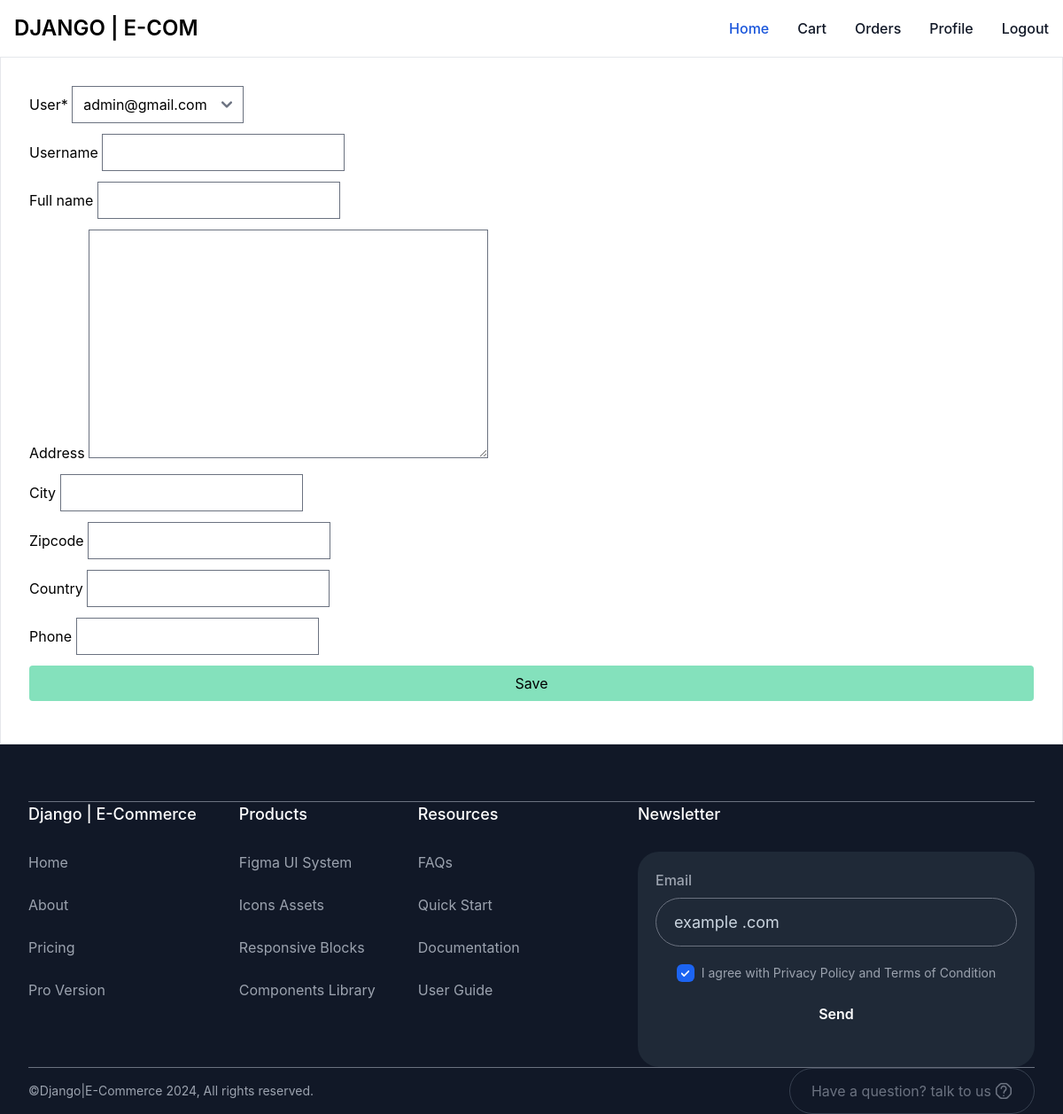
Before: /accounts/profile (signed in) with the older database file.
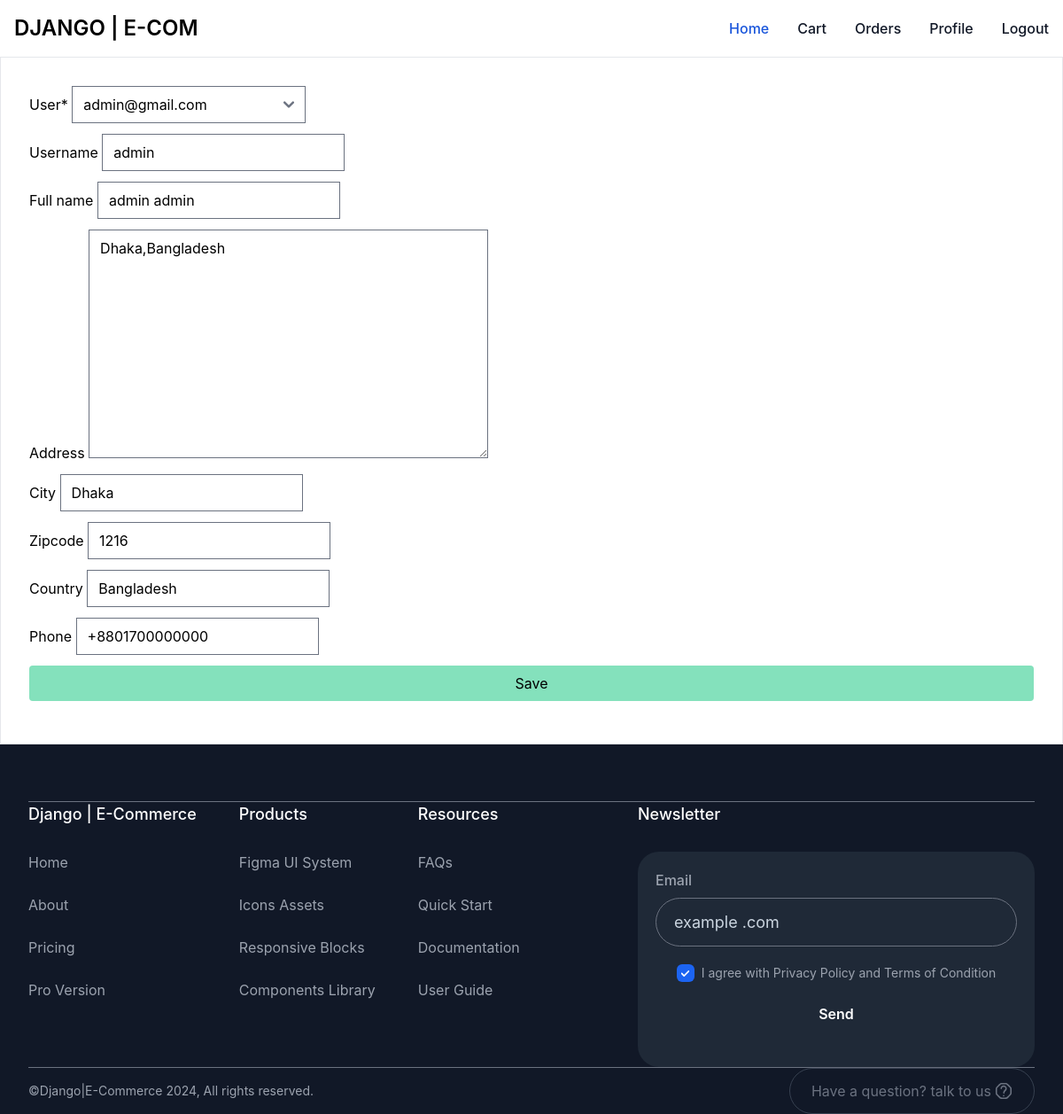
After: the same page with the newer database file.
### App_Account/models.py (models this page shows, shortened)
class Profile(models.Model):
    user=models.OneToOneField(User,on_delete=models.CASCADE,related_name='profile')
    username=models.CharField(max_length=264,blank=True)
    full_name=models.CharField( max_length=264,blank=True)
    address=models.TextField(max_length=300,blank=True)
    city=models.CharField( max_length=64,blank=True)
    zipcode=models.CharField( max_length=64,blank=True)
    country=models.CharField( max_length=64,blank=True)
    phone=models.CharField( max_length=20,blank=True)
    date_join=models.DateTimeField(auto_now_add=True)

### App_Account/views.py (the view)
# urls.py: path("profile",views.user_profile,name="profile")
@login_required
def user_profile(request):
    profile=Profile.objects.get(user=request.user)
    form=ProfileForm(instance=profile)
    if request.method=="POST":
        form=ProfileForm(data=request.POST,instance=profile)
        if form.is_valid():
            form.save()
            form=ProfileForm(instance=profile)
    return render(request,'App_Account/change_profile.html',{'form':form})

### App_Account/forms.py
class ProfileForm(ModelForm):
    class Meta:
        model=Profile
        fields="__all__"
        exlude=('user')

### App_Account/models.py (called while the page is built)
    def __str__(self) :
        return str(self.email)

### templates/App_Account/change_profile.html (shortened to what this page needs)
{% extends "base.html" %}
<div>{% load tailwind_filters %} {% load crispy_forms_tags %}</div>
  {% block content %}
  <div class="p-3 border">
    <div class="p-5">
      <form method="POST">
        {% csrf_token %} {{form |crispy}}
        <button
          class="px-2 py-2 bg-green-300 w-full block rounded hover:bg-green-500"
          type="submit"
        >
          Save
        </button>
      </form>
    </div>
  </div>
  {% endblock content %}

### templates/base.html (shortened to what this page needs)
{% load static %}
<html lang="en">
  <head>
    <link
      href="https://unpkg.com/tailwindcss@^1.0/dist/tailwind.min.css"
      rel="stylesheet"
    />
    <link
      href="https://cdn.jsdelivr.net/npm/flowbite@2.4.1/dist/flowbite.min.css"
      rel="stylesheet"
    />
    <link rel="stylesheet" href="{% static 'css/main.css' %}" />
  </head>
  <body>
    <div>{% include "navbar.html" %}</div>
    <div>{% block content %} {% endblock content %}</div>
    <div>{% include "footer.html" %}</div>
  </body>
</html>

### templates/navbar.html (shortened to what this page needs)
{% block content %}
<nav class="sticky top-0 z-10 bg-white text-black">
  <div
    class="max-w-screen-xl flex flex-wrap items-center justify-between mx-auto p-4"
  >
    <a href="/" class="flex items-center space-x-3 rtl:space-x-reverse">
      <span
        class="self-center text-2xl font-semibold whitespace-nowrap uppercase"
      >
        Django | E-com
      </span>
    </a>
    <div class="hidden w-full md:block md:w-auto" id="navbar-default">
      <ul
        class="font-medium flex flex-col p-4 md:p-0 mt-4 border border-gray-100 rounded-lg bg-gray-50 md:flex-row md:space-x-8 rtl:space-x-reverse md:mt-0 md:border-0 md:bg-white"
      >
      {% if request.user.is_authenticated %}
      <li>
          <a
            href="{% url "App_Shop:home" %}"
            class="block py-2 px-3 text-white bg-blue-700 rounded md:bg-transparent md:text-blue-700 md:p-0"
            aria-current="page"
            >Home</a
          >
        </li>
        <li>
          <a
            href="{% url "App_Account:profile" %}"
            class="block py-2 px-3 text-gray-900 rounded hover:bg-gray-100 md:hover:bg-transparent md:border-0 md:hover:text-blue-700 md:p-0 dark:text-white md:dark:hover:text-blue-500"
            >Cart
          </a>
        </li>
        <li>
          <a
            href="{% url "App_Account:profile" %}"
            class="block py-2 px-3 text-gray-900 rounded hover:bg-gray-100 md:hover:bg-transparent md:border-0 md:hover:text-blue-700 md:p-0 dark:text-white md:dark:hover:text-blue-500"
            >Orders
          </a>
        </li>
        <li>
          <a
            href="{% url "App_Account:profile" %}"
            class="block py-2 px-3 text-gray-900 rounded hover:bg-gray-100 md:hover:bg-transparent md:border-0 md:hover:text-blue-700 md:p-0 dark:text-white md:dark:hover:text-blue-500"
            >Profile
          </a>
        </li>
        <li>
          <a
            href="{% url "App_Account:logout" %}"
            class="block py-2 px-3 text-gray-900 rounded hover:bg-gray-100 md:hover:bg-transparent md:border-0 md:hover:text-blue-700 md:p-0 dark:text-white md:dark:hover:text-blue-500 dark:hover:bg-gray-700"
            >Logout</a
          >
        </li>
      {% endif %}
      </ul>
    </div>
  </div>
</nav>
{% endblock content %}

### templates/footer.html (shortened to what this page needs)
<div>
  {% block content %}
  <div>
    <section class="pt-16 pb-7 bg-gray-900">
      <div class="mx-auto max-w-7xl px-4 sm:px-6 lg:px-8">
        <div
          class="flex flex-col sm:flex-row items-center justify-between pb-14 border-b border-gray-500 gap-8"
        >
        </div>
        <div
          class="py-14 flex flex-col lg:flex-row justify-between gap-8 border-b border-gray-500"
        >
          <div
            class="w-full max-lg:mx-auto flex flex-col sm:flex-row max-lg:items-center max-lg:justify-between gap-6 md:gap-12 lg:gap-24"
          >
            <div class="">
              <h6
                class="text-lg font-medium text-white mb-7 max-lg:text-center"
              >
                Django | E-Commerce
              </h6>
              <ul class="flex flex-col max-lg:items-center gap-6">
                <li>
                  <a
                    href="/"
                    class="text-base font-normal max-lg:text-center text-gray-400 whitespace-nowrap transition-all duration-300 hover:text-amber-400 focus-within:outline-0 focus-within:text-amber-400"
                    >Home</a
                  >
                </li>
                <li>
                  <a
                    href="/"
                    class="text-base font-normal max-lg:text-center text-gray-400 whitespace-nowrap transition-all duration-300 hover:text-amber-400 focus-within:outline-0 focus-within:text-amber-400"
                    >About</a
                  >
                </li>
                <li>
                  <a
                    href="/"
                    class="text-base font-normal max-lg:text-center text-gray-400 whitespace-nowrap transition-all duration-300 hover:text-amber-400 focus-within:outline-0 focus-within:text-amber-400"
                    >Pricing</a
                  >
                </li>
                <li>
                  <a
                    href="/"
                    class="text-base font-normal max-lg:text-center text-gray-400 whitespace-nowrap transition-all duration-300 hover:text-amber-400 focus-within:outline-0 focus-within:text-amber-400"
                    >Pro Version</a
                  >
                </li>
              </ul>
            </div>
            <div class="">
              <h6
                class="text-lg font-medium text-white mb-7 max-lg:text-center"
              >
                Products
              </h6>
              <ul class="flex flex-col gap-6 max-lg:items-center">
                <li>
                  <a
                    href="/"
                    class="text-base font-normal text-gray-400 whitespace-nowrap transition-all duration-300 hover:text-amber-400 focus-within:outline-0 focus-within:text-amber-400"
                    >Figma UI System</a
                  >
                </li>
                <li>
                  <a
                    href="/"
                    class="text-base font-normal text-gray-400 whitespace-nowrap transition-all duration-300 hover:text-amber-400 focus-within:outline-0 focus-within:text-amber-400"
                    >Icons Assets</a
                  >
                </li>
                <li>
                  <a
                    href="/"
                    class="text-base font-normal text-gray-400 whitespace-nowrap transition-all duration-300 hover:text-amber-400 focus-within:outline-0 focus-within:text-amber-400"
                    >Responsive Blocks</a
                  >
                </li>
                <li>
                  <a
                    href="/"
                    class="text-base font-normal text-gray-400 whitespace-nowrap transition-all duration-300 hover:text-amber-400 focus-within:outline-0 focus-within:text-amber-400"
                    >Components Library</a
                  >
                </li>
              </ul>
            </div>
            <div class="">
              <h6
                class="text-lg font-medium text-white mb-7 max-lg:text-center"
              >
                Resources
              </h6>
              <ul class="flex flex-col gap-6 max-lg:items-center">
                <li>
                  <a
                    href="/"
                    class="text-base font-normal text-gray-400 whitespace-nowrap transition-all duration-300 hover:text-amber-400 focus-within:outline-0 focus-within:text-amber-400"
                    >FAQs</a
                  >
                </li>
                <li>
                  <a
                    href="/"
                    class="text-base font-normal text-gray-400 whitespace-nowrap transition-all duration-300 hover:text-amber-400 focus-within:outline-0 focus-within:text-amber-400"
                    >Quick Start</a
                  >
                </li>
                <li>
                  <a
                    href="/"
                    class="text-base font-normal text-gray-400 whitespace-nowrap transition-all duration-300 hover:text-amber-400 focus-within:outline-0 focus-within:text-amber-400"
                    >Documentation</a
                  >
                </li>
                <li>
                  <a
                    href="/"
                    class="text-base font-normal text-gray-400 whitespace-nowrap transition-all duration-300 hover:text-amber-400 focus-within:outline-0 focus-within:text-amber-400"
                    >User Guide</a
                  >
                </li>
              </ul>
            </div>
          </div>
          <div class="w-full lg:max-w-md max-lg:mx-auto">
            <h6 class="text-lg font-medium text-white mb-7">Newsletter</h6>
            <div class="bg-gray-800 rounded-3xl p-5">
              <form action="#" class="flex flex-col gap-5">
                <div class="relative">
                  <label
                    class="flex items-center mb-2 text-gray-400 text-base font-medium"
                    >Email
                  </label>
                  <input
                    type="text"
                    id="default-search"
                    class="block w-full px-5 py-3 text-lg font-normal shadow-xs text-white bg-transparent border border-gray-400 rounded-full placeholder-gray-400 focus:outline-none leading-relaxed focus-within:border-gray-300"
                    placeholder="example .com"
                    required=""
                  />
                </div>
                <div
                  class="flex flex-col min-[540px]:flex-row items-center justify-between gap-3"
                >
                  <div class="flex items-start black">
                    <input
                      id="checked-checkbox"
                      type="checkbox"
                      value=""
                      class="w-5 h-5 aspect-square appearance-none cursor-pointer border border-gray-600 bg-transparent rounded-md mr-2 hover:border-gray-400 hover:bg-gray-900 checked:bg-no-repeat checked:bg-center checked:border-gray-400 checked:bg-gray-800"
                      checked=""
                    />
                    <label
                      for="checked-checkbox"
                      class="text-sm font-normal cursor-pointer text-gray-400"
                    >
                      I agree with
                      <a href="javascript:;" class="text-amber-500"
                        >Privacy Policy</a
                      >
                      and
                      <a href="javascript:;" class="text-amber-500"
                        >Terms of Condition</a
                      ></label
                    >
                  </div>
                  <input
                    type="submit"
                    value="Send"
                    class="text-white text-base font-semibold py-3 px-7 rounded-full cursor-pointer bg-amber-500 transition-all duration-500 hover:bg-white hover:text-gray-900"
                  />
                </div>
              </form>
            </div>
          </div>
        </div>
        <div
          class="flex flex-col-reverse sm:flex-row items-center justify-between gap-5 pt-7"
        >
          <span class="text-sm font-normal text-gray-400">
            <a href="/" class="">©Django|E-Commerce</a> 2024, All rights
            reserved.
          </span>
          <div class="relative text-gray-500 focus-within:text-gray-900">
            <div
              class="absolute inset-y-0 right-6 flex items-center pl-3 pointer-events-none"
            >
            </div>
            <button
              type="button"
              id="default-search"
              class="block w-full lg:min-w-[448px] pr-12 pl-6 py-3 text-base font-normal shadow-xs text-gray-50 bg-transparent border border-gray-700 rounded-full placeholder-gray-400 focus:outline-none leading-relaxed transition-all duration-500"
            >
              Have a question? talk to us
            </button>
          </div>
        </div>
      </div>
    </section>
  </div>
  {% endblock content %}
</div>

Changed rows visible on the page:
changed Profile "admin@gmail.com": username (not shown) → "admin"; full_name (not shown) → "admin admin"; address (not shown) → "Dhaka,Bangladesh"; city (not shown) → "Dhaka"; zipcode (not shown) → "1216"; country (not shown) → "Bangladesh"; phone (not shown) → "+8801700000000"
